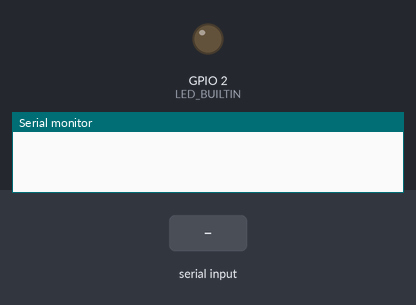
A sketch run on a simulated ESP32. On the bench: output pins drawn as LEDs (lit = HIGH), the last lines printed to the serial monitor. The test bench sets the inputs (shaded band). Nothing arrives over Bluetooth unless stated.

Above: at 1.8 s.
1.9 s: "1" received over the second serial link
At 2.8 s:
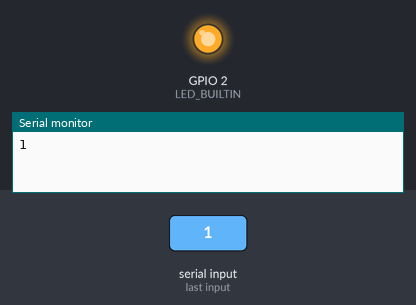
3.5 s: "2" received over the second serial link
At 4.0 s:
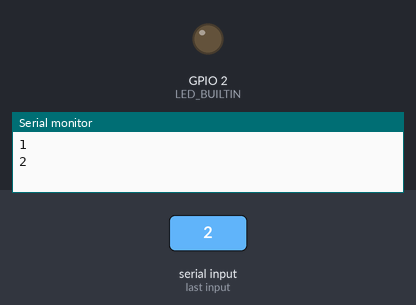
Timing chart, 0 to 6.5 s (numbered marks = the images above; inputs shaded):
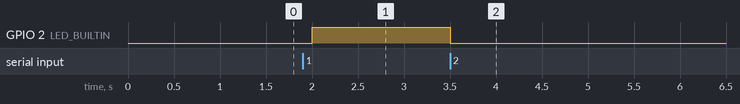

Measured:
- after the input at 1.9 s, GPIO 2 (LED_BUILTIN): LOW → HIGH after 0.10 s
- after the input at 3.5 s, GPIO 2 (LED_BUILTIN): HIGH → LOW at once

The sketch:

BluetoothSerial_2.ino
```cpp
#include <BluetoothSerial.h>
BluetoothSerial BT;

void setup() {
  pinMode(LED_BUILTIN, OUTPUT);
  Serial.begin(115200);
  BT.begin("5A9G0006");
}

char Data;

void loop() {
  if(BT.available() > 0){
    Data = BT.read();
    Serial.println(Data);
    if(Data == '1'){
      digitalWrite(LED_BUILTIN, HIGH);
      delay(500);
    }else if(Data == '2'){
      digitalWrite(LED_BUILTIN, LOW);
      delay(500);
    }
  }
  delay(500);
}
```
